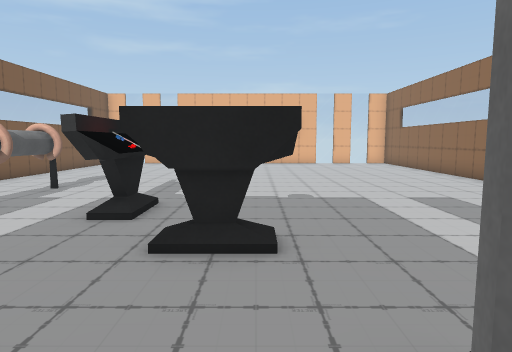
[1] (above)

15 first-person views from a walk through a 3-D level made in the Unity game engine. The camera is 1.3 m above the floor, tilts 6° down and sees 75° across. The floor is counted in squares, 1 m on a side. Each view is taken from the middle of a square. On the plan, view 1 faces up. The plan holds only what a view shows up to about 14 squares ahead; the rest is blank. Some surface patterns are stand-ins.

[2]
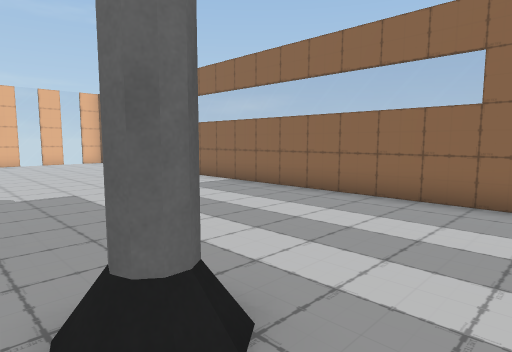

[3]
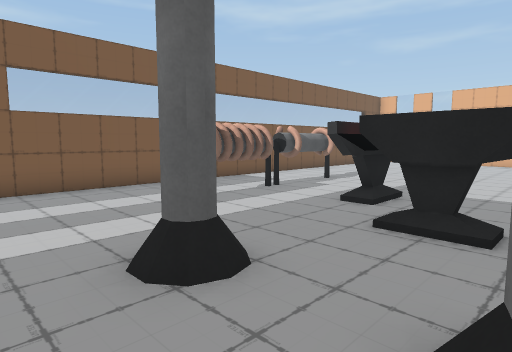

[4]
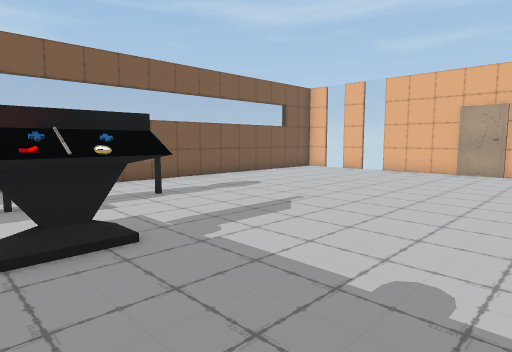

[5]
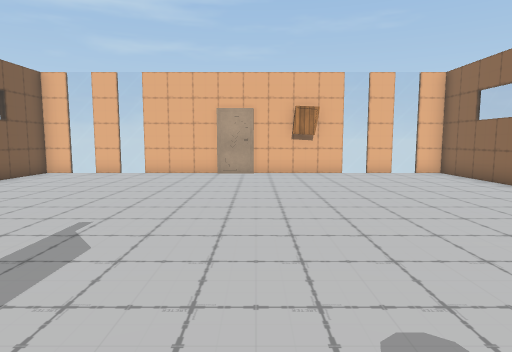

[6]
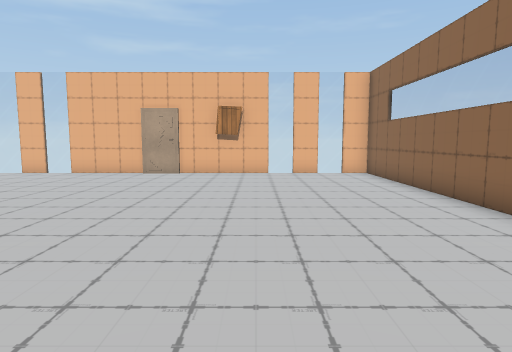

[7]
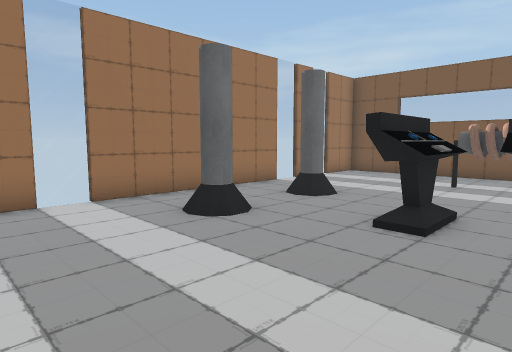

[8]
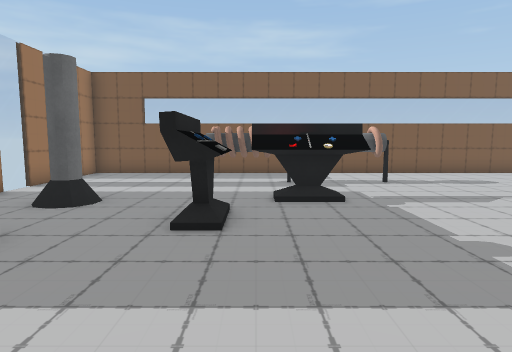

[9]
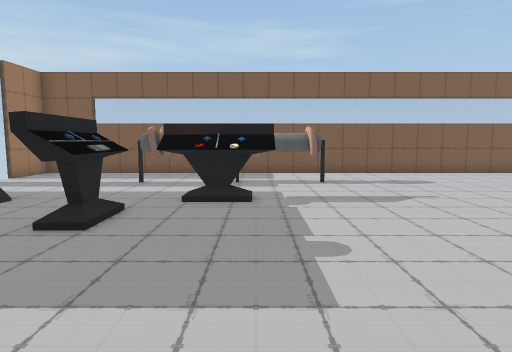

[10]
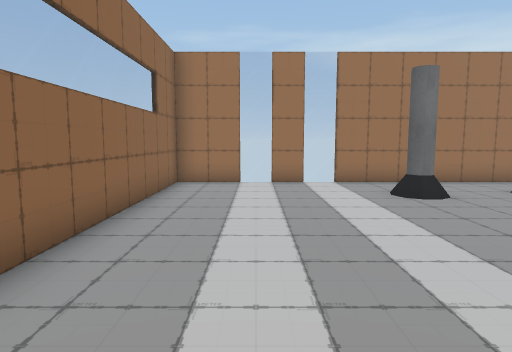

[11]
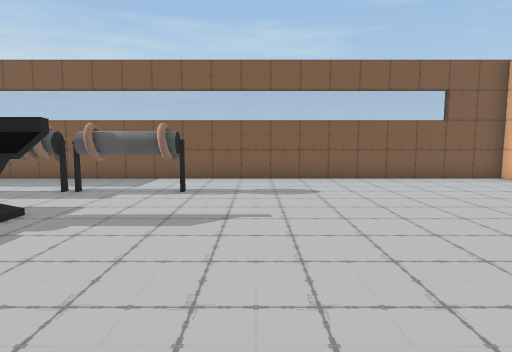

[12]
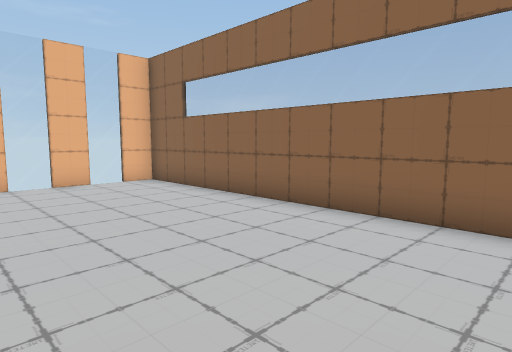

[13]
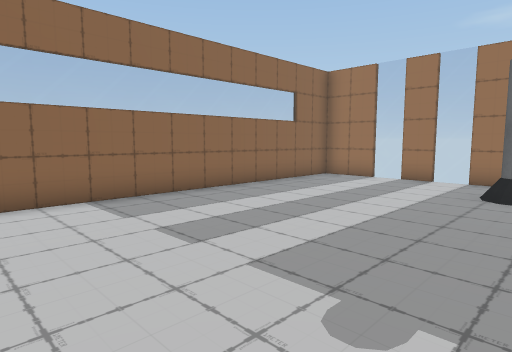

[14]
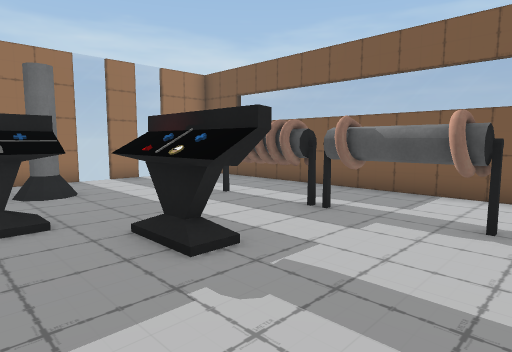

[15]
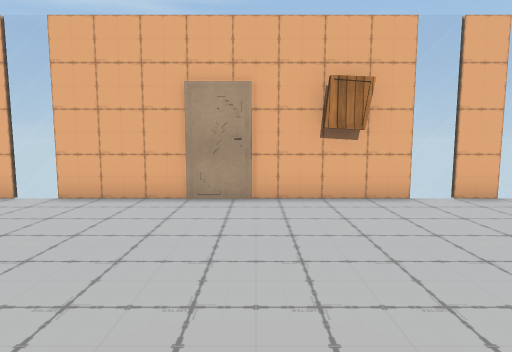

### Floor plan
Key: @ floor where view 1 was taken; # wall or solid block; . floor; ^ raised ledge; T thing the floor can be seen under or through; O other object.
Columns run from 9 left of view 1 to 8 right of it. Each row starts with its distance up from view 1.
 20 ##################
 19 #.......##.......#
 18 #................#
 17 #................#
 16 #................#
 15 #................#
 14 #................#
 13 #................#
 12 #................#
 11 #................#
 10 #................#
  9 #..OO............#
  8 #..OO............#
  7 #..OO.TO.........#
  6 #..OO.T^.........#
  5 #..OO.T^.........#
  4 #..OO...OO.......#
  3 #...O............#
  2 #................#
  1 #......#..#......#
  0 #........@.......#
 -1 #................#
 -2 ##################

Where each view was taken, in squares from view 1:
view 1: 0 up, 0 right, facing up
view 2: 1 down, 0 right, facing up-right
view 3: 1 down, 1 right, facing up-left
view 4: 5 up, 2 right, facing up-left
view 5: 6 up, 0 right, facing up
view 6: 6 up, 3 right, facing up
view 7: 6 up, 5 right, facing down-left
view 8: 5 up, 5 right, facing left
view 9: 7 up, 5 right, facing left
view 10: 9 up, 5 right, facing down
view 11: 11 up, 3 right, facing left
view 12: 9 up, 2 right, facing up-right
view 13: 10 up, 0 right, facing down-right
view 14: 10 up, 0 right, facing down-left
view 15: 12 up, 0 right, facing up
